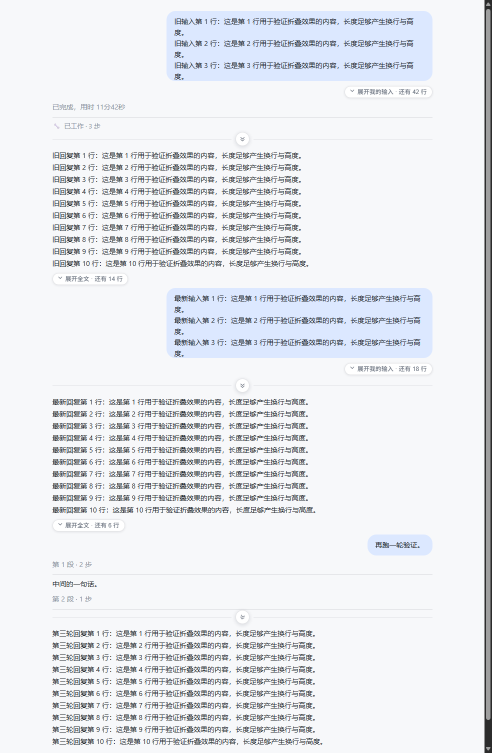
#> input picture assets/demo-1-folded.png, 984 x 1505 px (shown at 1/2 size)
$ python make-demo-gif.py
#> lines starting #> are read from the running program, lines starting #| are printed output that depends on the picture
"""Build the README demo GIF from the three state frames.

Three honest frames, captured by test/visual-check.mjs from a real headless
Chrome running the built plugin (assets/demo-1..3-*.png):

  1. demo-1-folded.png  状态0 — one control per Turn, the steps stay folded
  2. demo-2-spread.png  状态1 — the seams spread: 本步骤 / 展开全部 / 所有步骤
  3. demo-3-open.png    状态2 — every step of that Turn is open

All three are cropped to the SAME window, so the GIF shows the controls changing
instead of the page scrolling, and only that window is embedded in the README.

Run: python tools/make-demo-gif.py
"""
import tempfile
from pathlib import Path

from PIL import Image

ROOT = Path(__file__).resolve().parent.parent
ASSETS = ROOT / "assets"
FRAMES = [
    ASSETS / "demo-1-folded.png",
    ASSETS / "demo-2-spread.png",
    ASSETS / "demo-3-open.png",
]
OUT = ASSETS / "demo.gif"
SHEET = Path(tempfile.gettempdir()) / "dsh-demo-frames-preview.png"  # for eyeballing, never committed

# The window every frame is cut to: the last Turn's two step groups plus the seam
# that carries the controls. Measured once, on the 984x1505 capture.
CROP = (0, 1068, 984, 1400)
WIDTH = 840  # README-friendly: keeps the file small
HOLD_MS = [1300, 1500, 2600]  # the opened frame lingers, so the change is readable


def load(path: Path) -> Image.Image:
    image = Image.open(path).convert("RGB").crop(CROP)
    ratio = WIDTH / image.width
#> ratio = 0.854
    return image.resize((WIDTH, round(image.height * ratio)), Image.LANCZOS)
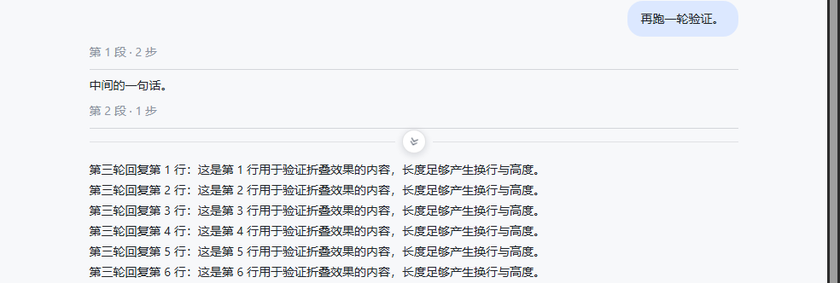
#> returned value: PIL image 840x283 RGB; mean R, G, B 235.4, 236.7, 239.1


def main() -> None:
    images = [load(path) for path in FRAMES]
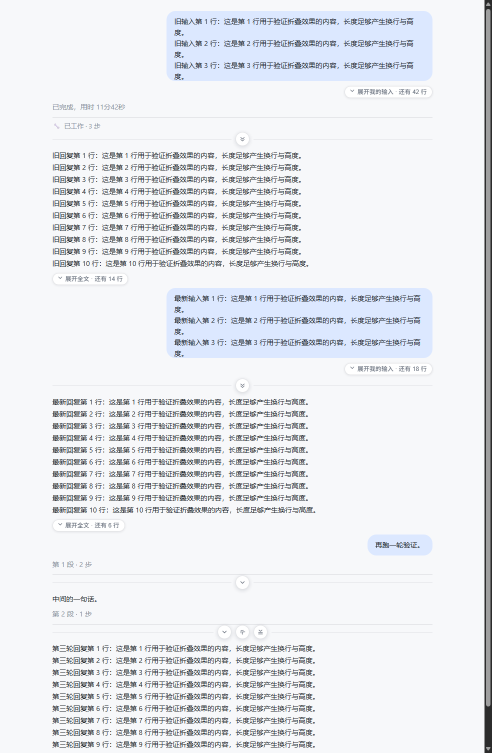
#> input picture assets/demo-2-spread.png, 984 x 1505 px (shown at 1/2 size)
#> in load (call 2), `image = Image.open(path).convert("RGB").crop(CROP)`:
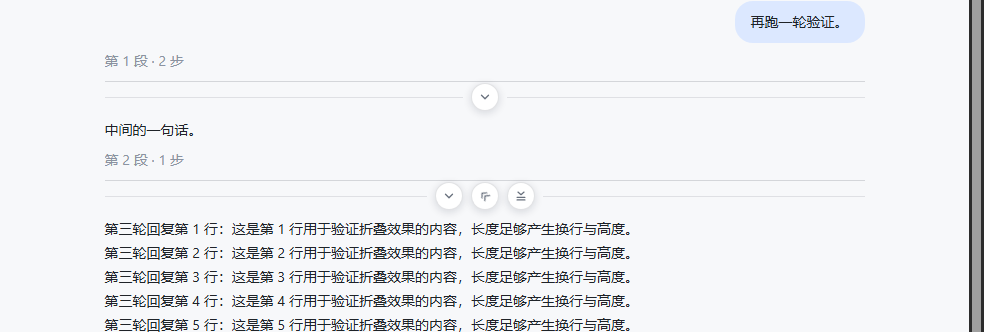
#> image: PIL image 984x332 RGB; mean R, G, B 237, 238.3, 240.7
#> in load (call 2), `return image.resize((WIDTH, round(image.height * ratio)), Image.LANCZOS)`:
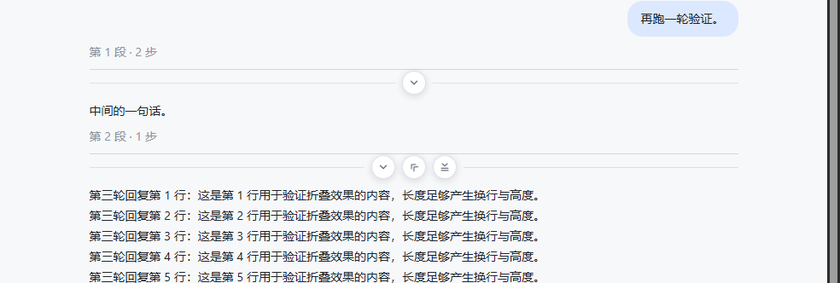
#> returned value: PIL image 840x283 RGB; mean R, G, B 236.7, 238, 240.4
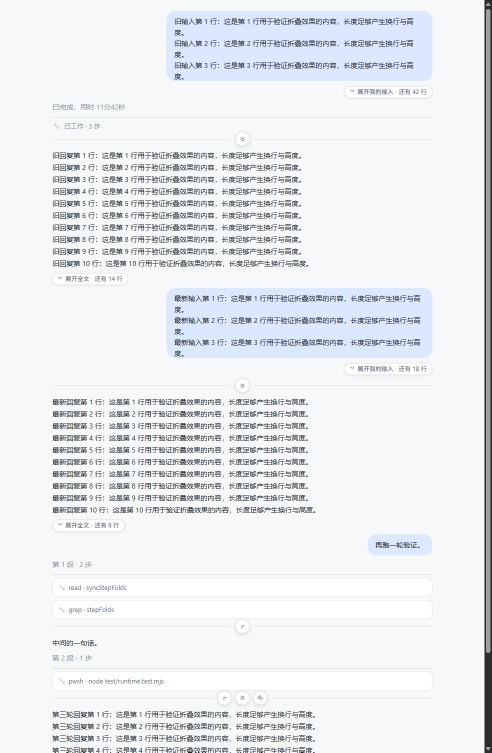
#> input picture assets/demo-3-open.png, 984 x 1505 px (shown at 1/2 size)
#> in load (call 3), `image = Image.open(path).convert("RGB").crop(CROP)`:
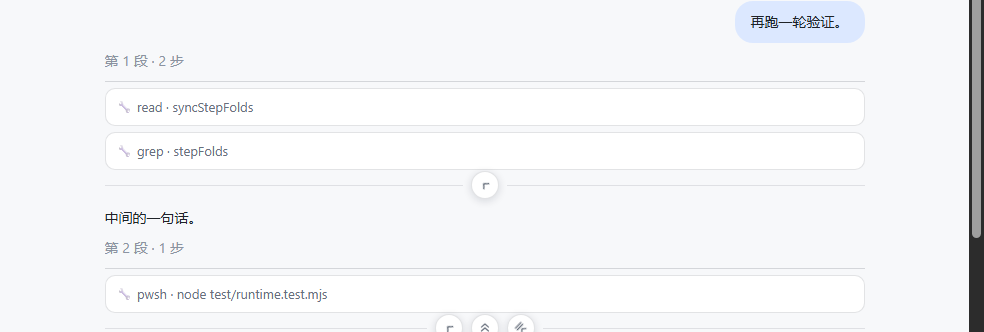
#> image: PIL image 984x332 RGB; mean R, G, B 244.6, 245.5, 247.4
#> images = 3 items
    # One shared palette for every frame: without it the colours shift between
    # frames and the GIF flickers.
    palette = images[0].quantize(colors=128, method=Image.MEDIANCUT)
    frames = [image.quantize(palette=palette, dither=Image.FLOYDSTEINBERG) for image in images]
#> frames = 3 items
    frames[0].save(
        OUT,
        save_all=True,
        append_images=frames[1:],
        duration=HOLD_MS,
        loop=0,
        optimize=True,
        disposal=2,
    )
    size_kb = OUT.stat().st_size / 1024
    print(f"wrote {OUT.relative_to(ROOT)}  {WIDTH}px wide, {len(frames)} frames, {size_kb:.0f} KB")
#| wrote assets/demo.gif  840px wide, 3 frames, 113 KB

    # Side-by-side contact sheet, so the frames can be inspected in one look.
    width, height = frames[0].size
#> width = 840; height = 283
    sheet = Image.new("RGB", (width * len(frames) + 8 * (len(frames) - 1), height), "white")
#> sheet: PIL image 2536x283 RGB; every value is 255
    for index, frame in enumerate(frames):
        sheet.paste(frame.convert("RGB"), (index * (width + 8), 0))
#> this loop made 3 passes
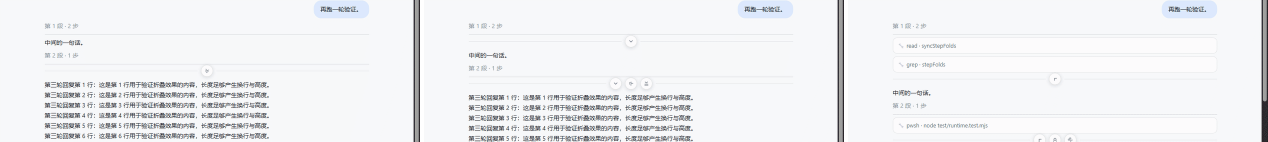
#> sheet: PIL image 2536x283 RGB (shown at 1/2 size); mean R, G, B 238.3, 239.8, 241.7
    sheet.save(SHEET)
    print(f"wrote {SHEET.name} (preview only)")


if __name__ == "__main__":
    main()
